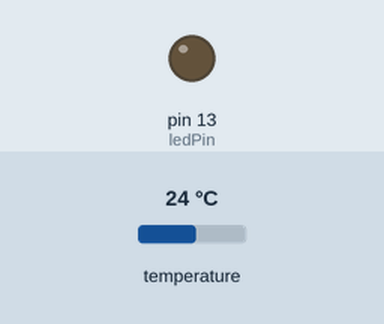
Simulated run of this sketch. Board: Arduino Uno, built with avr-gcc and run on an emulated ATmega328P. Shown: output pins drawn as LEDs (lit = HIGH). The inputs (shaded band) are chosen by the test bench; at power-on: temperature 24 °C. What the sketch prints to the serial monitor is not drawn.

Above: at 1.5 s.
1.6 s: temperature set to 29.2 °C
3.8 s: temperature set to 30.3 °C
At 4.4 s:
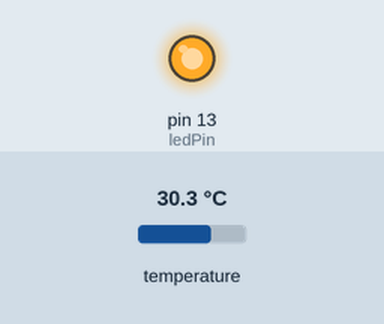
5.3 s: temperature set to 12 °C
At 6.8 s:
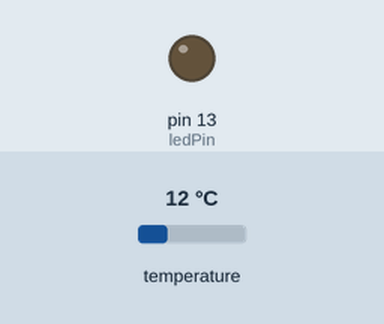
7.9 s: temperature set to 33 °C
At 10.5 s:
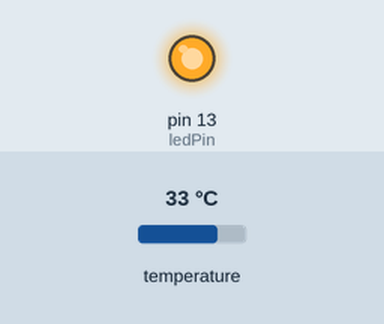
Timing chart, 0 to 11.5 s (numbered marks = the images above; inputs shaded):
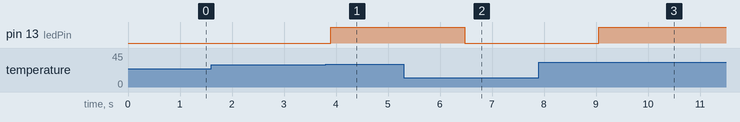

The sketch:

sketch_sep23b.ino
```cpp
#include <OneWire.h>
#include <DallasTemperature.h>

// Data wire is plugged into digital pin 2 on the Arduino
#define ONE_WIRE_BUS 2

// Setup a oneWire instance to communicate with any OneWire device
OneWire oneWire(ONE_WIRE_BUS);

// Pass oneWire reference to DallasTemperature library
DallasTemperature sensors(&oneWire);
int baselineTemp = 0;
int celsius = 0;

const int ledPin = 13;
void setup() {
  // put your setup code here, to run once:
Serial.begin(9600);
 sensors.begin();

pinMode(2, INPUT);
pinMode(ledPin, OUTPUT);
digitalWrite(2, LOW);
digitalWrite(ledPin, LOW);
}

void loop() {
  // put your main code here, to run repeatedly:
baselineTemp = 30;

//celsius = map(((analogRead(2) - 30) * 3.04), 0, 1023, -40, 125);
celsius = sensors.getTempCByIndex(0);
Serial.print(celsius);
Serial.println(" C, ");

if (celsius < baselineTemp){
  digitalWrite(ledPin, LOW);
Serial.print(celsius < baselineTemp);
}else{
  digitalWrite(ledPin, HIGH);
}


sensors.requestTemperatures();


  //print the temperature in Celsius
  Serial.print("Temperature: ");
  Serial.print(sensors.getTempCByIndex(0));
  Serial.print("°C  |  ");

  //print the temperature in Fahrenheit
  Serial.print((sensors.getTempCByIndex(0) * 9.0) / 5.0 + 32.0);
  Serial.println("°F");

  delay(500);
}
```

Measured:
- the behaviour switches between 29.9 and 30 °C on temperature (found by bisection; images 0 and 1)
- after the input at 1.6 s, every drawn part: stays the same
- after the input at 3.8 s, pin 13 (ledPin): LOW → HIGH after 0.10 s
- after the input at 5.3 s, pin 13 (ledPin): HIGH → LOW after 1.2 s
- after the input at 7.9 s, pin 13 (ledPin): LOW → HIGH after 1.2 s
